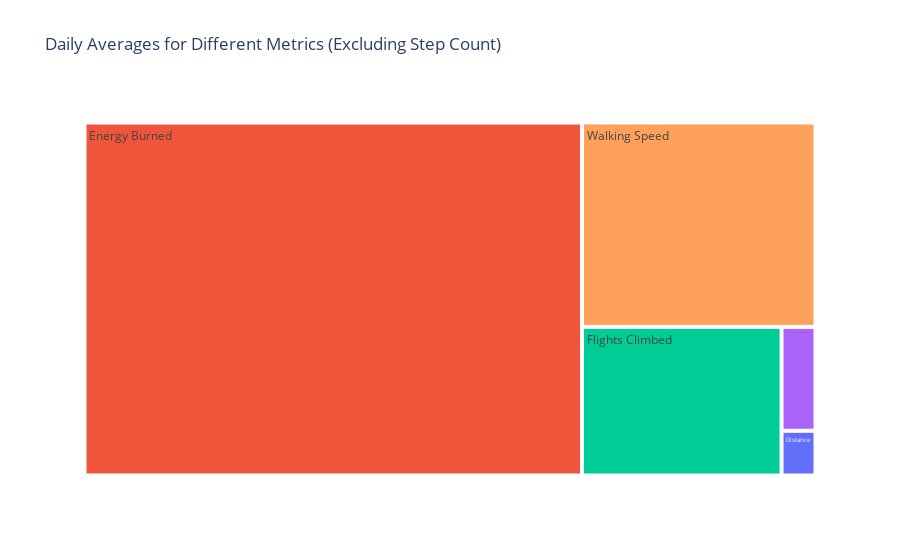

Write notebook code for a chart like this one.
### Code cell
# Select metrics excluding Step Count
metrics_to_visualize = ["Distance", "Energy Burned", "Flights Climbed", 
                        "Walking Double Support Percentage", "Walking Speed"]

# Reshape data for treemap
daily_avg_metrics_melted = daily_avg_metrics.melt(id_vars=["Date"], value_vars=metrics_to_visualize)

fig = px.treemap(daily_avg_metrics_melted,
                 path=["variable"],
                 values="value",
                 color="variable",
                 hover_data=["value"],
                 title="Daily Averages for Different Metrics (Excluding Step Count)")
fig.show()

### Figure 1 — Plotly figure (JSON) as saved in the notebook; plotly's stock layout.template omitted (floating-point values rounded to 4 significant figures)
{"data": [{"branchvalues": "total", "customdata": [[1.536, "Distance"], [177.4, "Energy Burned"], [29.95, "Flights Climbed"], [3.566, "Walking Double Support Percentage"], [48.2, "Walking Speed"]], "domain": {"x": [0, 1], "y": [0, 1]}, "hovertemplate": "labels=%{label}<br>value=%{customdata[0]}<br>parent=%{parent}<br>id=%{id}<br>variable=%{customdata[1]}<extra></extra>", "ids": ["Distance", "Energy Burned", "Flights Climbed", "Walking Double Support Percentage", "Walking Speed"], "labels": ["Distance", "Energy Burned", "Flights Climbed", "Walking Double Support Percentage", "Walking Speed"], "marker": {"colors": ["#636efa", "#EF553B", "#00cc96", "#ab63fa", "#FFA15A"]}, "name": "", "parents": ["", "", "", "", ""], "type": "treemap", "values": [1.536, 177.4, 29.95, 3.566, 48.2]}], "layout": {"legend": {"tracegroupgap": 0}, "title": {"text": "Daily Averages for Different Metrics (Excluding Step Count)"}}}
